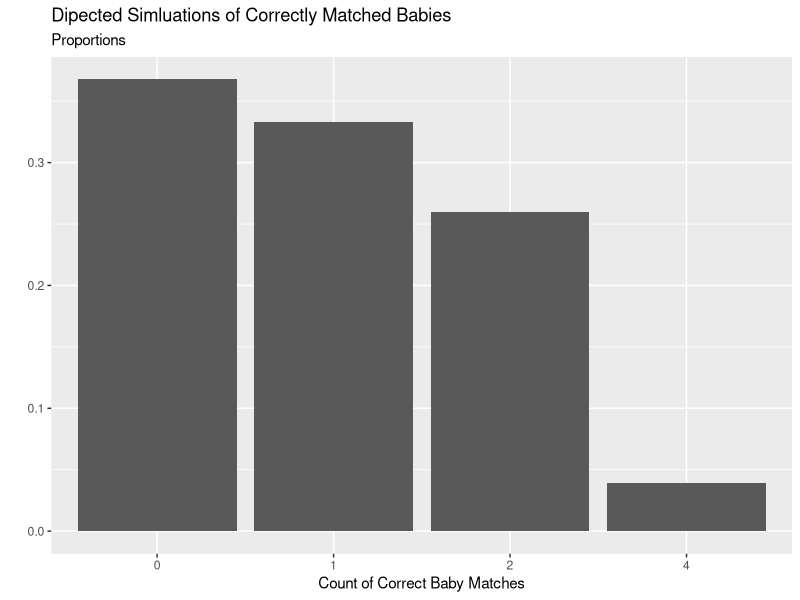

This chart was generated by the following R code:
## ---- chunk 1
#| label: setup

library(knitr)
library(tidyverse)

## ---- chunk 2
#| label: function-simulation-for-random-babies

randomBabies <- function(nBabies = 4){
  
  shuff_babies <- sample(1:nBabies)
  return(sum(1:nBabies == shuff_babies))
    
}


results <- map_int(.x = 1:10000,
                   .f = ~ randomBabies())

## ---- chunk 3
#| label: table-for-random-babies

babyData <- enframe(results, 
        name = 'simulation_number', 
        value = 'ncorrect')


babyData |>
  count(ncorrect) |>
  mutate(proportions = n / sum(n)) |> 
  select(ncorrect, proportions) |>
  pivot_wider(names_from = ncorrect,
              values_from = proportions)

## ---- chunk 4
#| label: visualization-for-random-babies

enframe(results, name = 'simulation_number', value = 'ncorrect') |>
  ggplot(aes(x = as.factor(ncorrect)
             )
         ) +
  geom_bar(mapping = aes(y = after_stat(count) / sum(after_stat(count))
                       )
         ) +
  labs(x = 'Count of Correct Baby Matches',
       y = '',
       title = 'Dipected Simluations of Correctly Matched Babies',
       subtitle = 'Proportions')
  

